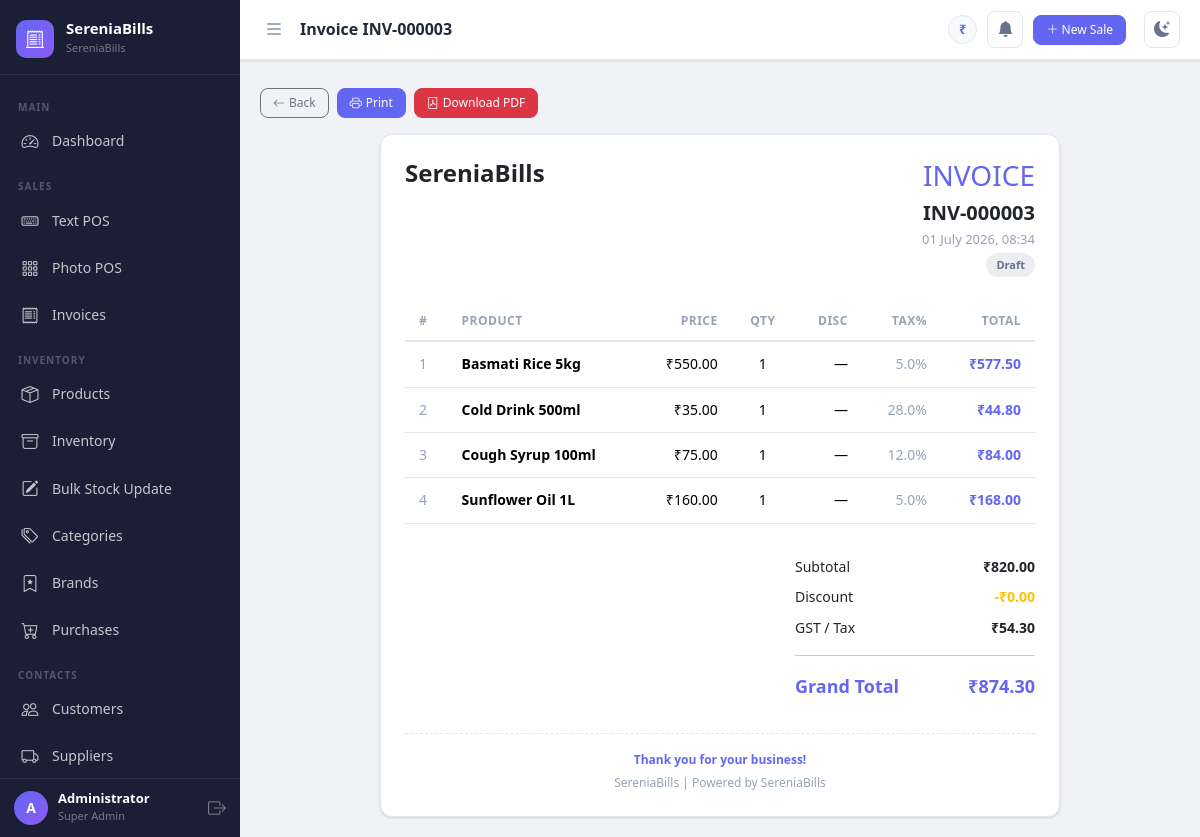
The page /invoices/3 (signed in) on the database its author committed.
### app.py (models this page shows, shortened)
class Settings(db.Model):
    __tablename__ = 'settings'
    id = db.Column(db.Integer, primary_key=True)
    company_name = db.Column(db.String(150), default='SereniaBills')
    logo = db.Column(db.String(255))
    gst_number = db.Column(db.String(50))
    address = db.Column(db.String(255))
    phone = db.Column(db.String(20))
    email = db.Column(db.String(120))
    currency_symbol = db.Column(db.String(10), default='₹')
    invoice_prefix = db.Column(db.String(10), default='INV-')
    default_tax_rate = db.Column(db.Float, default=0)
    theme = db.Column(db.String(20), default='light')
    next_invoice_number = db.Column(db.Integer, default=1)

class User(UserMixin, db.Model):
    __tablename__ = 'users'
    id = db.Column(db.Integer, primary_key=True)
    username = db.Column(db.String(80), unique=True, nullable=False)
    email = db.Column(db.String(120), unique=True)
    password_hash = db.Column(db.String(255), nullable=False)
    full_name = db.Column(db.String(120))
    role_id = db.Column(db.Integer, db.ForeignKey('roles.id'), nullable=False)
    active = db.Column(db.Boolean, default=True)
    created_at = db.Column(db.DateTime, default=datetime.utcnow)
    def is_super_admin(self):
        return self.role and self.role.name == 'super_admin'

class Role(db.Model):
    __tablename__ = 'roles'
    id = db.Column(db.Integer, primary_key=True)
    name = db.Column(db.String(50), unique=True, nullable=False)  # super_admin, staff
    description = db.Column(db.String(255))
    users = db.relationship('User', backref='role', lazy=True)

class Sale(db.Model):
    __tablename__ = 'sales'
    id = db.Column(db.Integer, primary_key=True)
    invoice_number = db.Column(db.String(50), unique=True, nullable=False)
    customer_id = db.Column(db.Integer, db.ForeignKey('customers.id'), nullable=True)
    user_id = db.Column(db.Integer, db.ForeignKey('users.id'))
    subtotal = db.Column(db.Float, default=0)
    discount_amount = db.Column(db.Float, default=0)
    tax_amount = db.Column(db.Float, default=0)
    grand_total = db.Column(db.Float, default=0)
    paid_amount = db.Column(db.Float, default=0)
    payment_method = db.Column(db.String(30), default='Cash')
    status = db.Column(db.String(20), default='completed')  # completed, draft, held, returned, refunded
    notes = db.Column(db.Text)
    table_number = db.Column(db.String(20), nullable=True)
    order_type = db.Column(db.String(20), default='retail')  # retail, dine_in, takeaway
    kitchen_notes = db.Column(db.Text)
    created_at = db.Column(db.DateTime, default=datetime.utcnow)
    user = db.relationship('User')
    items = db.relationship('SaleItem', backref='sale', lazy=True, cascade='all, delete-orphan')

class SaleItem(db.Model):
    __tablename__ = 'sale_items'
    id = db.Column(db.Integer, primary_key=True)
    sale_id = db.Column(db.Integer, db.ForeignKey('sales.id'), nullable=False)
    product_id = db.Column(db.Integer, db.ForeignKey('products.id'), nullable=False)
    product_name = db.Column(db.String(150))
    quantity = db.Column(db.Integer, default=1)
    unit_price = db.Column(db.Float, default=0)
    discount = db.Column(db.Float, default=0)
    tax_percent = db.Column(db.Float, default=0)
    line_total = db.Column(db.Float, default=0)
    product = db.relationship('Product')

### app.py (the view)
@app.route('/invoices/<int:sale_id>')
@login_required
def view_invoice(sale_id):
    sale = Sale.query.get_or_404(sale_id)
    return render_template('invoice_view.html', sale=sale)

### app.py (called while the page is built)
@login_manager.user_loader
def load_user(user_id):
    return User.query.get(int(user_id))

def get_settings():
    settings = Settings.query.first()
    if not settings:
        settings = Settings()
        db.session.add(settings)
        db.session.commit()
    return settings

@app.context_processor
def inject_globals():
    return dict(settings=get_settings(), now=datetime.utcnow())

### templates/invoice_view.html (shortened to what this page needs)
{% extends "base.html" %}
{% block page_title %}Invoice {{ sale.invoice_number }}{% endblock %}
{% block content %}
<div class="d-flex gap-2 mb-3 no-print">
  <a href="{{ url_for('invoices') }}" class="btn btn-outline-secondary btn-sm"><i class="bi bi-arrow-left me-1"></i>Back</a>
  <button onclick="window.print()" class="btn btn-primary btn-sm"><i class="bi bi-printer me-1"></i>Print</button>
  <a href="{{ url_for('invoice_pdf', sale_id=sale.id) }}" class="btn btn-danger btn-sm"><i class="bi bi-file-pdf me-1"></i>Download PDF</a>
</div>
<div class="card" style="max-width:680px;margin:0 auto" id="invoicePrint">
  <div class="card-body p-4">
    <div class="d-flex justify-content-between align-items-start mb-4">
      <div>
        <h4 class="fw-bold mb-1">{{ settings.company_name }}</h4>
      </div>
      <div class="text-end">
        <h3 class="fw-black mb-1" style="color:var(--brand-accent)">INVOICE</h3>
        <div class="fw-bold fs-5">{{ sale.invoice_number }}</div>
        <div style="font-size:13px;color:var(--text-muted)">{{ sale.created_at.strftime('%d %B %Y, %H:%M') }}</div>
        <div class="mt-1"><span class="status-badge status-{{ sale.status }}">{{ sale.status.title() }}</span></div>
      </div>
    </div>
    <div class="table-responsive mb-3">
      <table class="table">
        <thead style="background:var(--bg-surface2)"><tr>
          <th>#</th><th>Product</th><th class="text-end">Price</th><th class="text-center">Qty</th><th class="text-end">Disc</th><th class="text-end">Tax%</th><th class="text-end">Total</th>
        </tr></thead>
        <tbody>
          {% for item in sale.items %}
          <tr>
            <td style="color:var(--text-muted)">{{ loop.index }}</td>
            <td class="fw-bold">{{ item.product_name }}</td>
            <td class="text-end">{{ settings.currency_symbol }}{{ "%.2f"|format(item.unit_price) }}</td>
            <td class="text-center">{{ item.quantity }}</td>
            <td class="text-end">{% if item.discount > 0 %}-{{ settings.currency_symbol }}{{ "%.2f"|format(item.discount) }}{% else %}—{% endif %}</td>
            <td class="text-end" style="color:var(--text-muted)">{{ item.tax_percent }}%</td>
            <td class="text-end fw-bold" style="color:var(--brand-accent)">{{ settings.currency_symbol }}{{ "%.2f"|format(item.line_total) }}</td>
          </tr>
          {% endfor %}
        </tbody>
      </table>
    </div>
    <div class="d-flex justify-content-end">
      <div style="min-width:240px">
        <div class="d-flex justify-content-between mb-2">
          <span>Subtotal</span><span class="fw-bold">{{ settings.currency_symbol }}{{ "%.2f"|format(sale.subtotal) }}</span>
        </div>
        <div class="d-flex justify-content-between mb-2">
          <span>Discount</span><span class="fw-bold text-warning">-{{ settings.currency_symbol }}{{ "%.2f"|format(sale.discount_amount) }}</span>
        </div>
        <div class="d-flex justify-content-between mb-2">
          <span>GST / Tax</span><span class="fw-bold">{{ settings.currency_symbol }}{{ "%.2f"|format(sale.tax_amount) }}</span>
        </div>
        <hr>
        <div class="d-flex justify-content-between mb-2" style="font-size:18px;font-weight:900;color:var(--brand-accent)">
          <span>Grand Total</span><span>{{ settings.currency_symbol }}{{ "%.2f"|format(sale.grand_total) }}</span>
        </div>
        {% set change = sale.paid_amount - sale.grand_total %}
      </div>
    </div>
    <div class="text-center mt-4 pt-3" style="border-top:1px dashed var(--border-color);color:var(--text-muted);font-size:12px">
      <div class="fw-bold mb-1" style="color:var(--brand-accent)">Thank you for your business!</div>
      <div>{{ settings.company_name }} | Powered by SereniaBills</div>
    </div>
  </div>
</div>
{% endblock %}

### templates/base.html (shortened to what this page needs)
<!DOCTYPE html>
<html lang="en" data-theme="{{ settings.theme }}">
<head>
    <link rel="stylesheet" href="https://cdn.jsdelivr.net/npm/bootstrap@5.3.2/dist/css/bootstrap.min.css">
    <link rel="stylesheet" href="https://cdn.jsdelivr.net/npm/bootstrap-icons@1.11.3/font/bootstrap-icons.css">
    <link rel="stylesheet" href="{{ url_for('static', filename='css/main.css') }}">
</head>
<body>
<div class="sb-wrapper">
  <nav id="sidebar" class="sb-sidebar">
    <div class="sb-brand">
      {% if settings.logo %}
        <img src="{{ url_for('static', filename='uploads/' + settings.logo) }}" class="sb-logo-img" alt="Logo">
      {% else %}
        <div class="sb-logo-icon"><i class="bi bi-receipt-cutoff"></i></div>
      {% endif %}
      <div class="sb-brand-text">
        <span class="sb-brand-name">SereniaBills</span>
        <span class="sb-brand-tagline">{{ settings.company_name }}</span>
      </div>
    </div>
    <div class="sb-nav">
      <div class="sb-section-label">Main</div>
      <a href="{{ url_for('dashboard') }}" class="sb-link {% if request.endpoint == 'dashboard' %}active{% endif %}">
        <i class="bi bi-speedometer2"></i><span>Dashboard</span>
      </a>
      <div class="sb-section-label">Sales</div>
      <a href="{{ url_for('pos_text') }}" class="sb-link {% if request.endpoint == 'pos_text' %}active{% endif %}">
        <i class="bi bi-keyboard"></i><span>Text POS</span>
      </a>
      <a href="{{ url_for('pos_photo') }}" class="sb-link {% if request.endpoint == 'pos_photo' %}active{% endif %}">
        <i class="bi bi-grid-3x3-gap"></i><span>Photo POS</span>
      </a>
      <a href="{{ url_for('invoices') }}" class="sb-link {% if request.endpoint == 'invoices' %}active{% endif %}">
        <i class="bi bi-receipt"></i><span>Invoices</span>
      </a>
      <div class="sb-section-label">Inventory</div>
      <a href="{{ url_for('products') }}" class="sb-link {% if request.endpoint in ['products','add_product','edit_product'] %}active{% endif %}">
        <i class="bi bi-box-seam"></i><span>Products</span>
      </a>
      <a href="{{ url_for('inventory') }}" class="sb-link {% if request.endpoint == 'inventory' %}active{% endif %}">
        <i class="bi bi-archive"></i><span>Inventory</span>
      </a>
      <a href="{{ url_for('bulk_stock_update') }}" class="sb-link {% if request.endpoint == 'bulk_stock_update' %}active{% endif %}">
        <i class="bi bi-pencil-square"></i><span>Bulk Stock Update</span>
      </a>
      <a href="{{ url_for('categories') }}" class="sb-link {% if request.endpoint == 'categories' %}active{% endif %}">
        <i class="bi bi-tags"></i><span>Categories</span>
      </a>
      <a href="{{ url_for('brands') }}" class="sb-link {% if request.endpoint == 'brands' %}active{% endif %}">
        <i class="bi bi-bookmark-star"></i><span>Brands</span>
      </a>
      <a href="{{ url_for('purchases') }}" class="sb-link {% if request.endpoint in ['purchases','add_purchase'] %}active{% endif %}">
        <i class="bi bi-cart-plus"></i><span>Purchases</span>
      </a>
      <div class="sb-section-label">Contacts</div>
      <a href="{{ url_for('customers') }}" class="sb-link {% if 'customer' in request.endpoint %}active{% endif %}">
        <i class="bi bi-people"></i><span>Customers</span>
      </a>
      <a href="{{ url_for('suppliers') }}" class="sb-link {% if 'supplier' in request.endpoint %}active{% endif %}">
        <i class="bi bi-truck"></i><span>Suppliers</span>
      </a>
    </div>
    <div class="sb-footer">
      <div class="sb-user-info">
        <div class="sb-user-avatar">{{ current_user.username[0].upper() }}</div>
        <div>
          <div class="sb-user-name">{{ current_user.full_name or current_user.username }}</div>
          <div class="sb-user-role">{{ current_user.role.name.replace('_',' ').title() }}</div>
        </div>
      </div>
      <a href="{{ url_for('logout') }}" class="sb-logout" title="Logout"><i class="bi bi-box-arrow-right"></i></a>
    </div>
  </nav>
  <div class="sb-content" id="sbContent">
    <div class="sb-topbar">
      <button class="sb-toggle-btn" id="sidebarToggle" onclick="toggleSidebar()">
        <i class="bi bi-list"></i>
      </button>
      <div class="sb-topbar-title">{% block page_title %}{% endblock %}</div>
      <div class="sb-topbar-right">
        <span class="sb-currency-badge">{{ settings.currency_symbol }}</span>
        <div class="position-relative" id="alertBellWrap" style="cursor:pointer" onclick="toggleAlertDropdown()">
          <button class="sb-theme-btn" title="Stock Alerts">
            <i class="bi bi-bell-fill" id="bellIcon"></i>
          </button>
        </div>
        <a href="{{ url_for('pos_text') }}" class="btn btn-sm btn-primary me-2">
          <i class="bi bi-plus-lg"></i> New Sale
        </a>
        <button class="sb-theme-btn" onclick="toggleTheme()" title="Toggle Dark/Light">
          <i class="bi bi-moon-stars-fill" id="themeIcon"></i>
        </button>
      </div>
    </div>
    <div class="px-3 pt-2">
    </div>
    <div class="sb-main-content">
      {% block content %}{% endblock %}
    </div>
  </div>
</div>
</body>
</html>

### rows shown on the page
Settings: company_name "SereniaBills", currency_symbol "₹"
User: username "A", full_name "Administrator"
Role: role.name.replace "Super Admin"
Sale: invoice_number "INV-000003", created_at "01 July 2026, 08:34", status "Draft", subtotal "820.00", discount_amount "0.00", tax_amount "54.30", grand_total "874.30"
SaleItem: product_name "Basmati Rice 5kg", unit_price "550.00", quantity "1", tax_percent "5.0", line_total "577.50"
SaleItem: product_name "Cold Drink 500ml", unit_price "35.00", quantity "1", tax_percent "28.0", line_total "44.80"
SaleItem: product_name "Cough Syrup 100ml", unit_price "75.00", quantity "1", tax_percent "12.0", line_total "84.00"
SaleItem: product_name "Sunflower Oil 1L", unit_price "160.00", quantity "1", tax_percent "5.0", line_total "168.00"
